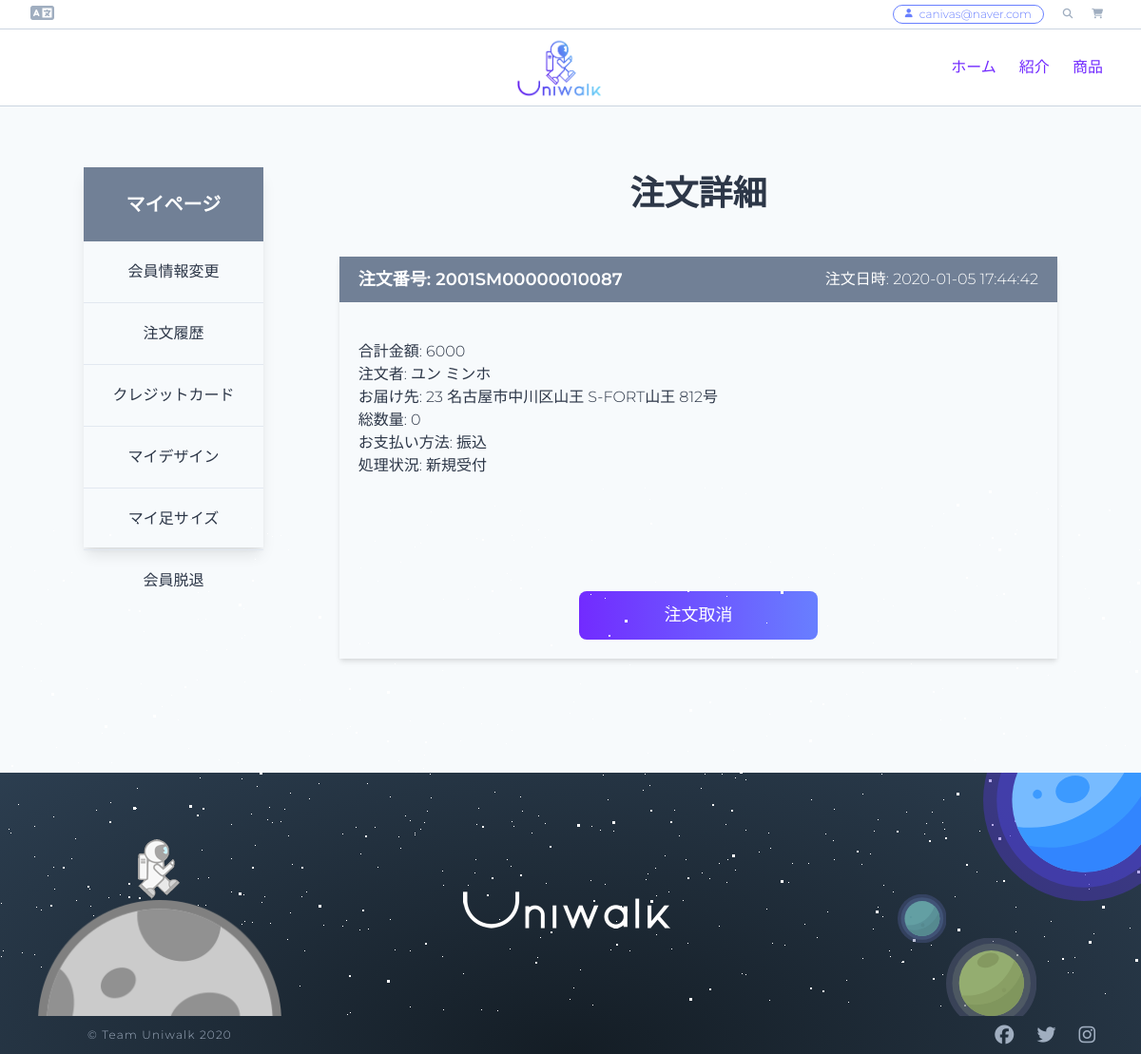
/users/mypage/orders/detail/97/ (signed in), run on an earlier commit of the app's database.
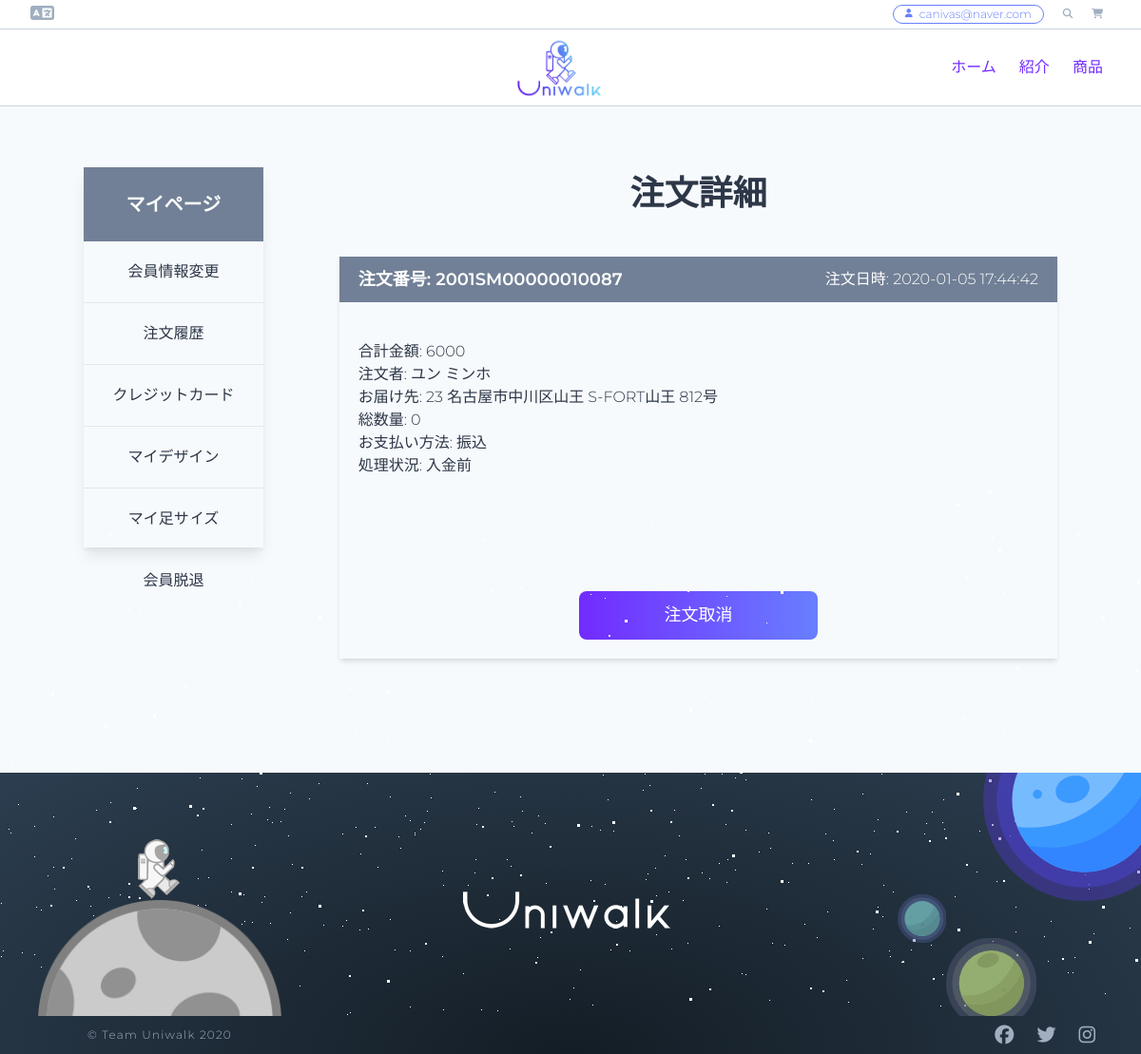
And on a later commit of the database.
### orders/models.py (models this page shows, shortened)
class Order(models.Model):
    PAYMENT_CARD = "P1"
    PAYMENT_TRANSFER = "P2"
    PAYMENT_CHOICES = ((PAYMENT_CARD, _("クレジットカード")), (PAYMENT_TRANSFER, _("振込")))
    user = models.ForeignKey(
        "users.User",
        related_name="order",
        verbose_name=_("ユーザー"),
        on_delete=models.SET_NULL,
        blank=True,
        null=True,
    )
    guest = models.ForeignKey(
        "users.Guest",
        related_name="order",
        verbose_name=_("ゲスト"),
        on_delete=models.SET_NULL,
        blank=True,
        null=True,
    )
    last_name_recipient = models.CharField(_("姓(ご請求書先)"), max_length=30)
    first_name_recipient = models.CharField(_("名(ご請求書先)"), max_length=30)
    last_name_recipient_kana = models.CharField(_("姓(ご請求書先,カナ)"), max_length=30)
    first_name_recipient_kana = models.CharField(_("名(ご請求書先,カナ)"), max_length=30)
    phone_number_recipient = PhoneNumberField(_("電話番号(ご請求書先)"), max_length=15)
    postal_code_recipient = models.CharField(_("郵便番号(ご請求書先)"), max_length=7)
    prefecture_recipient = JPPrefectureField(_("都道府県(ご請求書先)"), max_length=2)
    address_city_recipient = models.CharField(_("市区町村(ご請求書先)"), max_length=40)
    address_detail_recipient = models.CharField(_("建物名・部屋番号(ご請求書先)"), max_length=40)
    last_name_orderer = models.CharField(_("姓(お届け先)"), max_length=30)
    first_name_orderer = models.CharField(_("名(お届け先)"), max_length=30)
    last_name_orderer_kana = models.CharField(_("姓(カナ, お届け先)"), max_length=30)
    first_name_orderer_kana = models.CharField(_("名(カナ, お届け先)"), max_length=30)
    phone_number_orderer = PhoneNumberField(_("電話番号(お届け先)"), max_length=15)
    postal_code_orderer = models.CharField(_("郵便番号(お届け先)"), max_length=7)
    prefecture_orderer = JPPrefectureField(_("都道府県(お届け先)"), max_length=2)
    address_city_orderer = models.CharField(_("市区町村(お届け先)"), max_length=40)
    address_detail_orderer = models.CharField(_("建物名・部屋番号(お届け先)"), max_length=40)
    order_date = models.DateTimeField(_("注文日時"), auto_now_add=True)
    payment = models.CharField(_("支払方法"), max_length=2, choices=PAYMENT_CHOICES)
    stripe_charge_id = models.CharField(max_length=50, blank=True, null=True)
    step = models.ForeignKey(
        "Step",
        related_name="order",
        verbose_name=_("対応状況"),
        on_delete=models.SET_NULL,
        blank=True,
        null=True,
    )
    amount = models.IntegerField(_("支払総額"))
    order_number = models.CharField(
        max_length=40, default=create_order_number, blank=True, null=True
    )
    order_code = models.CharField(_("注文番号"), max_length=40, blank=True, null=True)
    class Meta:
        ordering = ("-order_date",)
        verbose_name = _("注文")
        verbose_name_plural = _("注文")
    def count_items_all(self):
        count = 0
        for order_item in self.order_items.all():
            count += order_item.quantity
        return count

class Step(models.Model):
    step_code = models.CharField(max_length=3)
    step_name = models.CharField(max_length=20)
    def __str__(self):
        return self.step_name
    class Meta:
        ordering = ("step_code",)
        verbose_name = _("対応")
        verbose_name_plural = _("対応")

### users/views.py (the view, shortened to what this page needs)
class OrdersDetailView(mixins.LoggedInOnlyView, DetailView):
    model = order_models.Order
    template_name = "orders/order-detail.html"
    context_object_name = "order"
    pk_url_kwarg = "order_pk"
    def get(self, request, *args, **kwargs):
        try:
            return super(OrdersDetailView, self).get(request, *args, **kwargs)
        except ObjectDoesNotExist:
            return redirect("users:orders")
    def get_object(self):
        return order_models.Order.objects.filter(user_id=self.request.user.pk).get(pk=self.kwargs.get("order_pk"))

### carts/context_processors.py (called while the page is built)
def counter(request):
    item_count = 0
    if "admin" in request.META["PATH_INFO"]:
        return {}
    else:
        try:
            cart = Cart.objects.get(session_key=_session_key(request))
            cart_items = CartItem.objects.all().filter(cart=cart, active=True)
            for cart_item in cart_items:
                item_count += cart_item.quantity
        except Cart.DoesNotExist:
            item_count = 0
    return dict(item_count=item_count)

### carts/views.py (called while the page is built)
def _session_key(request):
    cart = request.session.session_key
    if not cart:
        cart = request.session.create()
    return cart

### users/models.py (called while the page is built)
    def get_absolute_url(self):
        return reverse("users:update-profile")

### templates/orders/order-detail.html (shortened to what this page needs)
{% extends "base.html" %}
{% load i18n %}
{% block content %}
<div class="mx-auto pt-16 pb-10">
    <div class="container mx-auto flex">
        <div class="w-1/5 h-50vh shadow-lg">
            {% include 'partials/mypage-menu.html' %}
        </div>
        <div class="w-4/5 ml-20 flex flex-col mb-10">
            <h2 class="font-bold text-4xl text-center mb-10">{% trans '注文詳細' %}</h2>
            {% include 'mixins/orders/order-detail-card.html' with user=user %}
        </div>
    </div>
</div>
{% endblock content %}

### templates/mixins/orders/order-detail-card.html (shortened to what this page needs)
{% load i18n %}
<div class="w-full mb-10 overflow-hidden shadow-md">
    <form method="POST" class="w-full h-full">
        <div class="w-full flex items-center justify-between bg-gray-600 h-12 text-white px-5">
            <h3 class="font-semibold text-lg">注文番号: {{ order.order_code }}</h3>
            <span class="">注文日時: {{ order.order_date|date:'Y-m-d H:i:s' }}</span>
        </div>
        <div class="flex flex-no-wrap py-10 px-5">
            <div class="w-3/4 flex flex-col justify-around">
                <div>合計金額: {{ order.amount }}</div>
                <div>注文者: {{ order.last_name_orderer }} {{ order.first_name_orderer }}</div>
                <div>お届け先: {{ order.get_prefecture_recipient_display }} {{ order.address_city_recipient }}
                    {{ order.address_detail_recipient }}</div>
                <div>総数量: {{ order.count_items_all }}</div>
                <div>お支払い方法: {{ order.get_payment_display }}</div>
                <div>処理状況: {{ order.step }}</div>
            </div>
        </div>
        <div class="flex flex-no-wrap py-10 px-5">
        </div>
        <div class="w-full flex justify-around mb-5">
            {% if order.step.step_code == "T01" or order.step.step_code == "T02" %}
            <button class="btn bg-red-500 text-white w-1/3 p-3">{% trans '注文取消' %}</button>
            {% endif %}
        </div>
    </form>
</div>

What changed in the data, as far as the page shows it:
changed through a linked row, Order "2001SM00000010087": step "新規受付" → "入金前"
